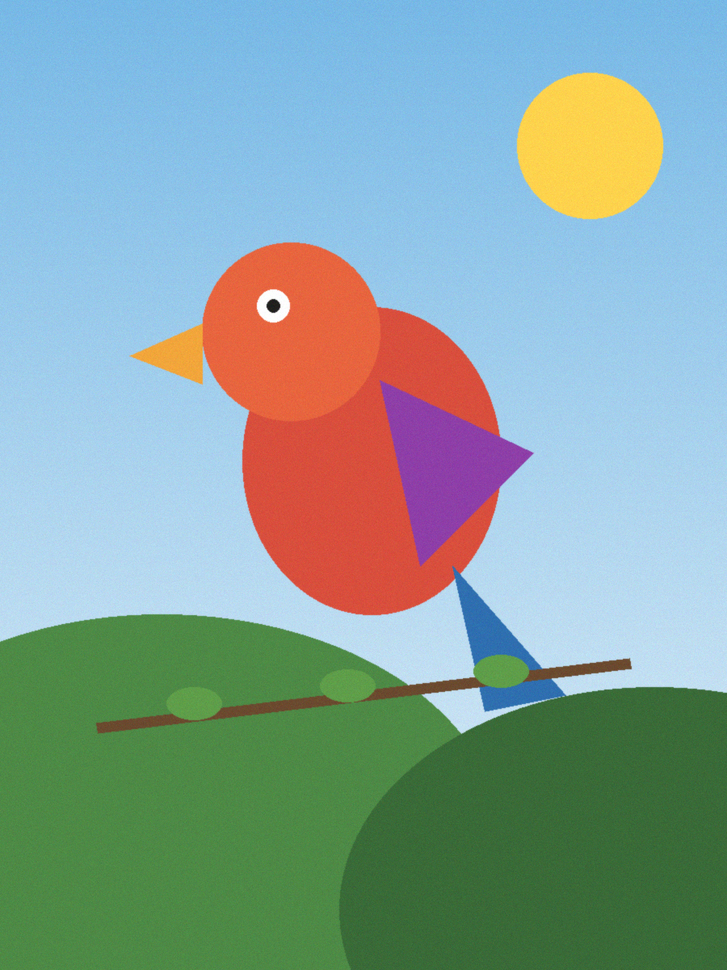
#> input picture sample.png, 727 x 970 px, shrunk from 900 x 1200 before the run; its folder holds only this picture in this run
$ python -i segment.py   (imports and definitions only)   (older library calls are emulated)
#> lines starting #> are read from the running program, lines starting #| are printed output that depends on the picture
"""Turn a quantized image into paintable regions.

The gap between "technically produces a pattern" and "produces a pattern a human
enjoys painting" lives almost entirely in this file. A raw quantized image has
thousands of two-pixel specks along every edge; none of them can be painted, and
printing a number in them is impossible. Two steps fix that:

1. A majority (mode) filter over the label map, which removes isolated specks
   without blurring boundaries the way a numeric filter would.
2. Merging every region below a minimum area into whichever neighbour it shares
   the most border with, tie-broken by color similarity.

Step 2 uses union-find so that a whole cascade of merges resolves correctly in
one pass — merging A into B and B into C must leave A pointing at C, not at a
region that no longer exists.
"""

from __future__ import annotations

from dataclasses import dataclass

import cv2
import numpy as np
from skimage.measure import label as _cc_label

from ..color.difference import delta_e_matrix

__all__ = ["RegionMap", "build_regions", "smooth_label_map"]


@dataclass
class RegionMap:
    """Contiguous paintable areas and the palette entry each one carries."""

    region_map: np.ndarray      # (H, W) int32, ids 1..n_regions
    region_palette: np.ndarray  # (n_regions + 1,) int32, index 0 unused
    label_map: np.ndarray       # (H, W) int32, palette index per pixel

    @property
    def n_regions(self) -> int:
        return int(self.region_palette.shape[0] - 1)


# [28 lines left out: function _majority, not called in this run]


def _edge_strength(rgb: np.ndarray, blur: int = 5) -> np.ndarray:
    """Local structure measure: blurred Sobel magnitude of a grayscale view."""
#> called with blur = 5
    gray = cv2.cvtColor(rgb, cv2.COLOR_RGB2GRAY).astype(np.float32)
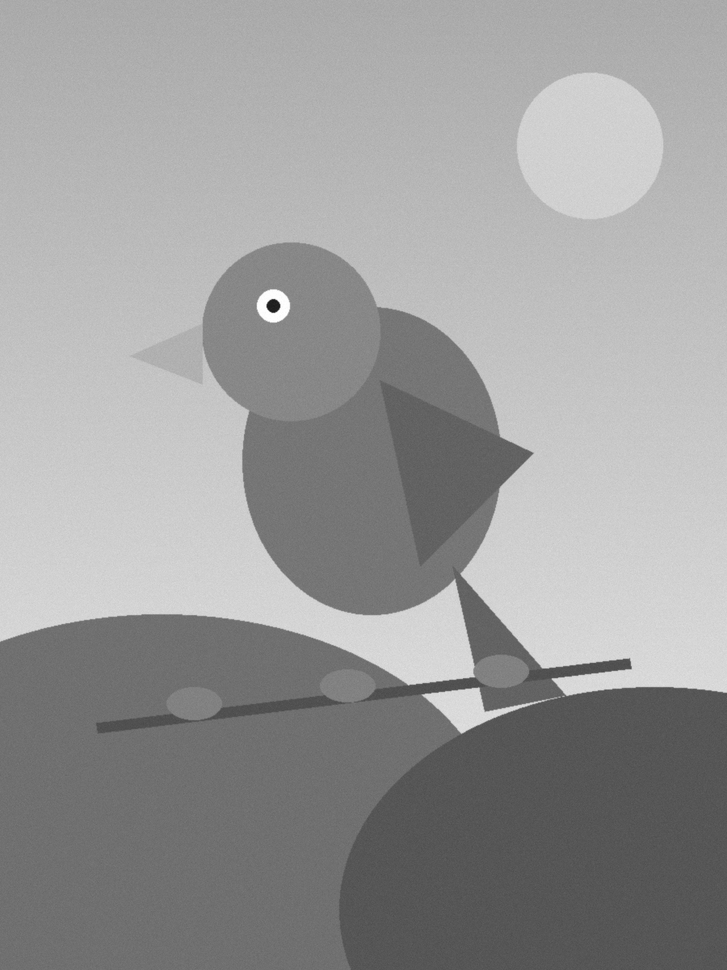
#> gray: shape (970, 727) float32; min 25, max 255, mean 153.8
    gx = cv2.Sobel(gray, cv2.CV_32F, 1, 0, ksize=3)
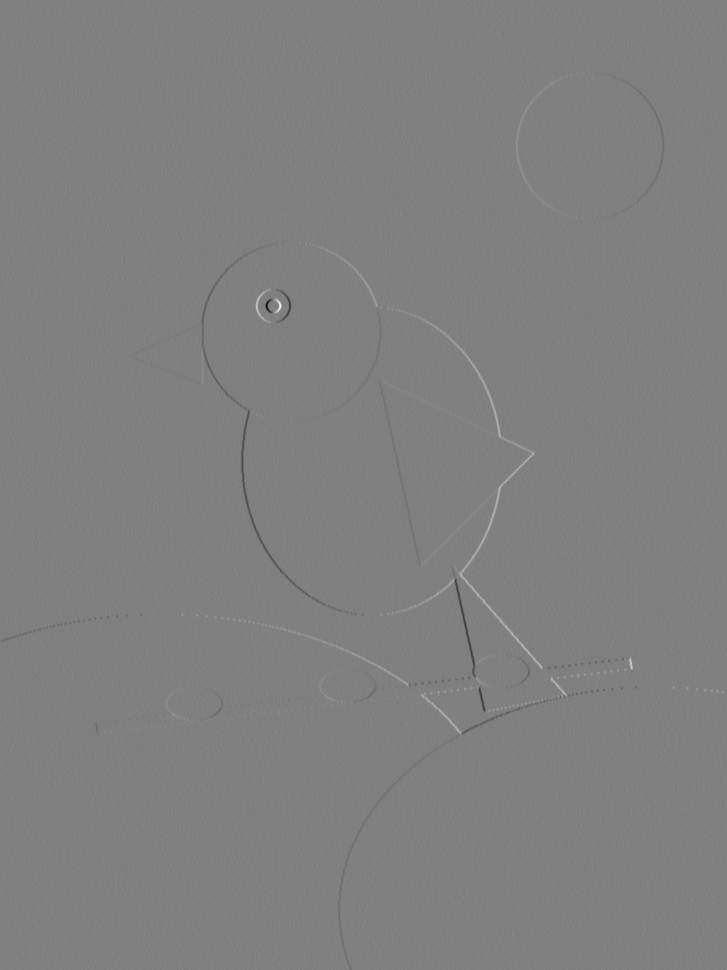
#> gx: shape (970, 727) float32; min -891, max 881, mean 0; drawn with min black and max white
    gy = cv2.Sobel(gray, cv2.CV_32F, 0, 1, ksize=3)
    magnitude = cv2.magnitude(gx, gy)
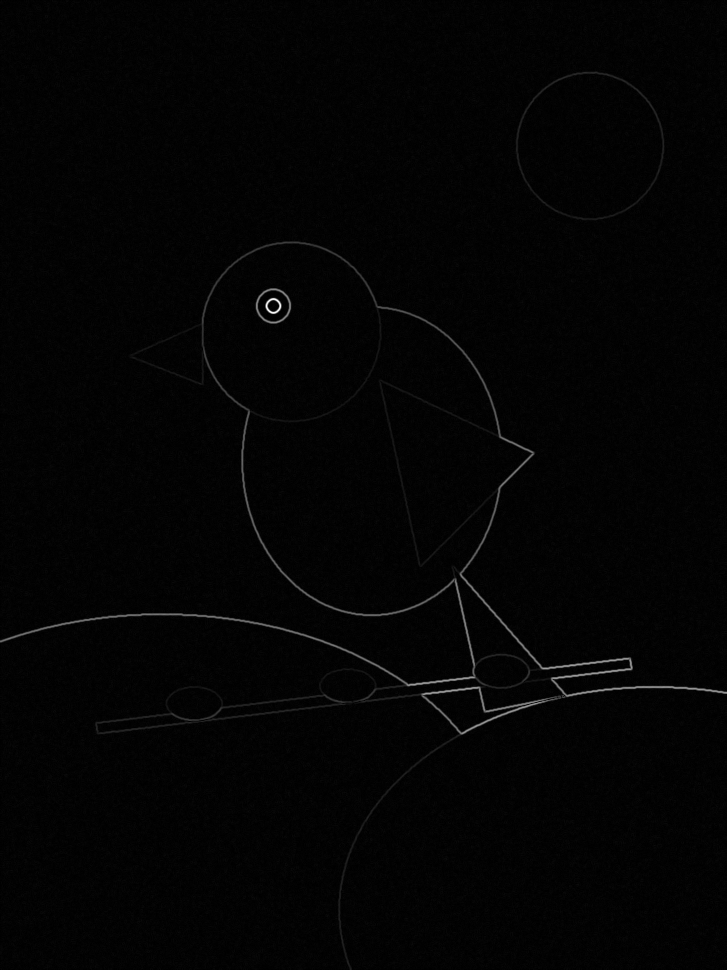
#> magnitude: shape (970, 727) float32; min 0, max 892.6, mean 14; drawn with min black and max white
    if blur > 1:
        magnitude = cv2.GaussianBlur(magnitude, (blur | 1, blur | 1), 0)
    return magnitude


# [149 lines left out: functions smooth_label_map, _adjacency, build_regions, not called in this run]

>>> import cv2
>>> picture = cv2.cvtColor(cv2.imread('../../../sample.png'), cv2.COLOR_BGR2RGB)
>>> result = _edge_strength(picture)
